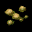

A level layout from a 2D game, rendered from its tile map. Below: a short description, then the map file with its tile-grid data intact:
An orthogonal 1x1 tile map with 32x32 px tiles, 1 tile layer (0).

<map orientation="orthogonal" width="1" height="1" tilewidth="32" tileheight="32"><properties /><tileset firstgid="1" name="default" tilewidth="0" tileheight="0"><properties /><tile id="1"><image source="mushroom.03.0.0.0.png" width="32" height="32" /><properties><property name="wall" value="false" type="bool" /><property name="object" value="mushroom" type="string" /><property name="biome" value="forest" type="string" /></properties></tile></tileset><layer id="1" width="1" height="1" name="0"><properties /><data encoding="csv" compression="">
2
</data></layer></map>
